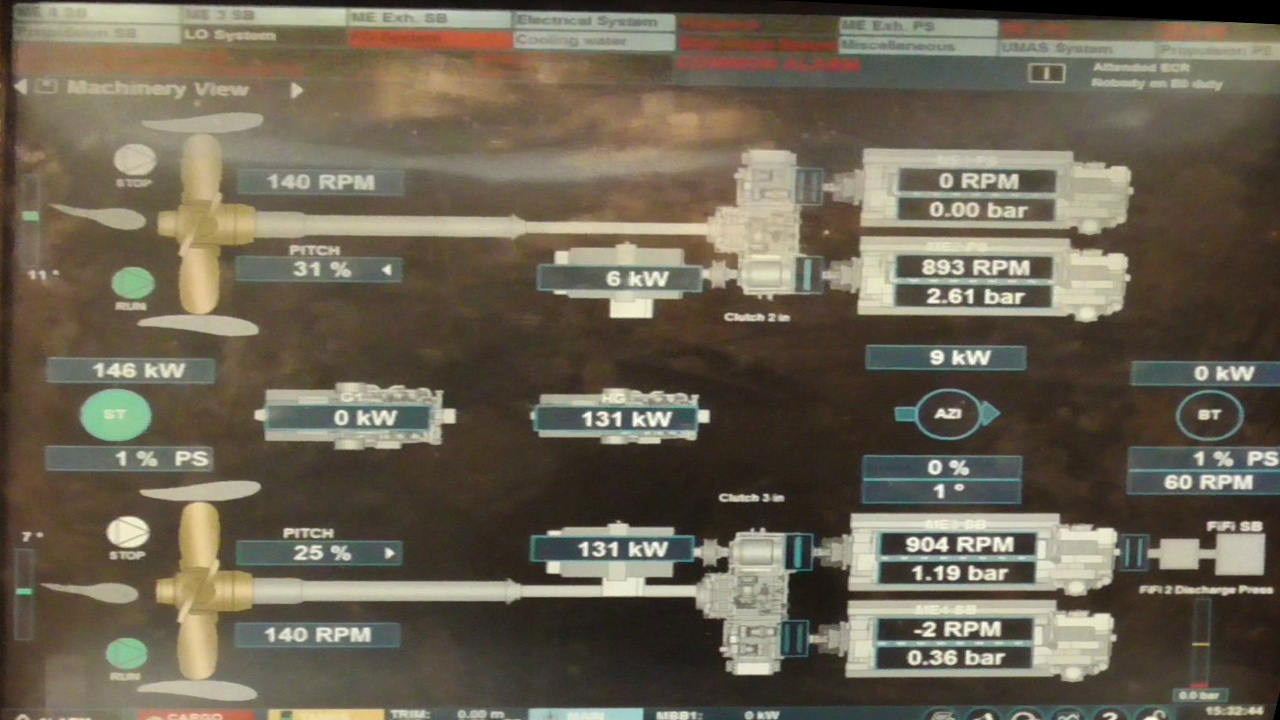
#> input picture Machinery/template.jpg, 1280 x 720 px, found by its file name
$ python matching.py
#> lines starting #> are read from the running program, lines starting #| are printed output that depends on the picture
import os
from itertools import combinations
import logging
import time
import pickle

import cv2
import numpy as np
from tqdm import tqdm
from scipy.spatial import distance
from scipy.spatial.distance import euclidean
from shapely.geometry import Polygon
import math
# import settings

AKAZE_THRESH = 1e-3 # AKAZE detection threshold set to locate about 1000 keypoints
AKAZE_NOCTAVELAYERS = 4
RANSAC_THRESH = 10 # RANSAC inlier threshold
NN_MATCH_RATIO = 0.8 # Nearest-neighbour matching ratio

class PlanarMatching:
    def __init__(self, first_img, second_img = None, mtc_feature="sift", is_need_homography=True):
        self.is_need_homography = is_need_homography

        #self.count_match = 0
        if mtc_feature == "akaze":
            self.detector = cv2.AKAZE_create()
            self.detector.setThreshold(AKAZE_THRESH)
            self.detector.setNOctaveLayers(AKAZE_NOCTAVELAYERS)
        else:
            self.detector = cv2.xfeatures2d.SIFT_create(2000)

        self.img_1 = first_img
        self.img_2 = second_img

        self.img_1 = self.resize_prop_rect(self.img_1)
        if len(self.img_1.shape) == 3:
            _, _, c = self.img_1.shape
            if c == 3:
                gray_1 = cv2.cvtColor(self.img_1, cv2.COLOR_BGR2GRAY)
            else:
                gray_1 = self.img_1
        else:
            gray_1 = self.img_1
        gray_1 = cv2.GaussianBlur(gray_1, (3, 3), 0)

        self.kps_1, self.features_1 = self.detector.detectAndCompute(gray_1, None)
        self.kps_1 = np.float32([kp.pt for kp in self.kps_1])
        self.img_1_w, self.img_1_h = self.img_1.shape[1], self.img_1.shape[0]

        if self.img_2 is not None:
            self.img_2 = self.resize_prop_rect(self.img_2)
            if len(self.img_2.shape) == 3:
                gray_2 = cv2.cvtColor(self.img_2, cv2.COLOR_BGR2GRAY)
            else:
                gray_2 = self.img_2
            self.kps_2, self.features_2 = self.detector.detectAndCompute(gray_2, None)
            self.kps_2 = np.float32([kp.pt for kp in self.kps_2])
            self.img_2_w, self.img_2_h = self.img_2.shape[1], self.img_2.shape[0]
        else:
            self.gray_2 = None

        self.corner_points_img_1 = np.array(
            [[(0, 0), (self.img_1.shape[1], 0), (self.img_1.shape[1], self.img_1.shape[0]), (0, self.img_1.shape[0])]],
            np.float32)
        self.transformed_corner_points = None
        self.status = None
        self.vis = None


    # [63 lines left out: function re_match_use_mser_image, not called in this run]


    def detectBinaryRegions(self, image):
        th2 = cv2.adaptiveThreshold(image,255,cv2.ADAPTIVE_THRESH_GAUSSIAN_C,cv2.THRESH_BINARY_INV,15,3)
        return th2

    # [82 lines left out: function mserDetector, not called in this run]

    @staticmethod
    def resize_prop_rect(src):
        MAX_SIZE = ( 720, 1280)

        xscale = MAX_SIZE[0] / src.shape[0]
        yscale = MAX_SIZE[1] / src.shape[1]
        scale = min(xscale, yscale)
        if scale > 1:
            return src
        dst = cv2.resize(src, None, None, scale, scale, cv2.INTER_LINEAR)
        return src
        # return dst

    # [40 lines left out: functions draw_matches_ransac, intersect, order_points, not called in this run]

    def find_matches(self, output_vis):
        t1 = time.time()

        matcher = cv2.DescriptorMatcher.create("BruteForce")
        #matcher = cv2.DescriptorMatcher.create("FlannBased")

        raw_matches = []
        try:
            raw_matches = matcher.knnMatch(np.asarray(self.features_1, np.float32), np.asarray(self.features_2, np.float32), 2)
        except Exception as e:
            print("raw_matches erro = ", e)

        matches = []

        for m in raw_matches:
            if len(m) == 2 and m[0].distance < m[1].distance * NN_MATCH_RATIO:
                matches.append((m[0].trainIdx, m[0].queryIdx))

        if len(matches) > 4:
            pts_1 = np.float32([self.kps_1[i] for (_, i) in matches])
            pts_2 = np.float32([self.kps_2[i] for (i, _) in matches])
            h_matrix, self.status = cv2.findHomography(pts_1, pts_2, cv2.RANSAC, RANSAC_THRESH)
        else:
            return None, None
        if h_matrix is None:
            return None , None
        self.transformed_corner_points = cv2.perspectiveTransform(self.corner_points_img_1, h_matrix)
        if output_vis:
            self.vis = self.draw_matches_ransac(self.img_1, self.img_2, self.kps_1, self.kps_2, matches, self.status,
                                             self.transformed_corner_points[0])
            # cv2.imwrite("debug/result" + str(self.count_match) + ".jpg" , self.vis)
            # self.count_match += 1

        return cv2.countNonZero(self.status), matches

    # [40 lines left out: functions is_ordered, is_convex, angle_of_3_points, angle_conditions, not called in this run]

    def is_image_relevant(self, img_2=None, output_vis=False):
        res_matches = False
        area_match = 0.0
        if img_2 is not None:
            self.img_2 = self.resize_prop_rect(img_2)
            if len(self.img_2.shape) == 3:
                gray_2 = cv2.cvtColor(self.img_2, cv2.COLOR_BGR2GRAY)
            else:
                gray_2 = self.img_2
            self.kps_2, self.features_2 = self.detector.detectAndCompute(gray_2, None)
            self.kps_2 = np.float32([kp.pt for kp in self.kps_2])
            self.img_2_w, self.img_2_h = self.img_2.shape[1], self.img_2.shape[0]

        res_matches, area_match, h_matrix =self.check_condition_relevant(output_vis=output_vis)

        return res_matches , area_match, h_matrix

    # [127 lines left out: functions is_descs_relevant, find_mask_keypoint, area_conditions, not called in this run]

    def check_condition_relevant(self, output_vis=False):
        area_match = 0
        res_matches = False
        h_matrix = None
        if not self.is_need_homography:
            res_matches = self.is_relevant(output_vis=output_vis)
        else:
            res_matches, area_match , h_matrix = self.is_relevant_homography(output_vis=output_vis)
        return  res_matches, area_match, h_matrix

    # [109 lines left out: functions getAreaMatching, is_relevant, not called in this run]


    def is_relevant_homography(self, output_vis=False):
        r , matches = self.find_matches(output_vis)
        h_matrix = None
        if self.transformed_corner_points is None or r is None:
            # print("None")
            return False, 0, h_matrix
        if r < 10:
            # print("< 15, r = ", r)
            return False, 0

        if not self.is_ordered() or not self.is_convex():
            # print("is_ordered or is_convex")
            return False, 0, h_matrix

        if not self.angle_conditions():
            # print("angle")
            return False, 0 , h_matrix


        # area = Polygon(self.transformed_corner_points[0]).area
        # area_ratio = area / (self.img_2_w * self.img_2_h)
        area_ratio =   self.getAreaMatching(self.kps_1 , self.kps_2, matches , self.status)

        rect = cv2.minAreaRect(self.transformed_corner_points)
        rotated_box = self.order_points(cv2.boxPoints(rect))

        side_length = [euclidean(rotated_box[0], rotated_box[1]), euclidean(rotated_box[0], rotated_box[-1])]
        side_length_ratio = max(side_length) / min(side_length)
        res_area , area_box1 ,area_box2 = self.area_conditions(self.kps_1 , self.kps_2, matches , self.status)
        area_ratio = max(area_box1 ,area_box2)
        # [8 lines of commented-out code are left out]
        res = area_ratio > 0.05 and side_length_ratio < 4 and res_area
        if res:
            pts_1 = np.float32([ self.kps_1 [i] for (_, i) in matches])
            pts_2 = np.float32([ self.kps_2 [i] for (i, _) in matches])
            h_matrix, _ = cv2.findHomography(pts_2, pts_1, cv2.RANSAC, RANSAC_THRESH)
        return res , area_ratio , h_matrix


import time
if __name__ == '__main__':
    # [4 lines of commented-out code are left out]

    img_a = cv2.imread("template.jpg")
#> img_a is the input picture: shape (720, 1280, 3); mean B, G, R 82.2, 98.1, 106.2
    # img_b = cv2.imread("/media/anlabadmin/big_volume/Lashinbang_data/Images_200_300/243/203510199243_L.jpg")
    img_b = cv2.imread("image1080.jpg")
    # print("image size " , img_a.shape, img_b.shape)
    t1 = time.time()
    M = PlanarMatching(img_a)
#> in __init__, `gray_1 = cv2.cvtColor(self.img_1, cv2.COLOR_BGR2GRAY)`:
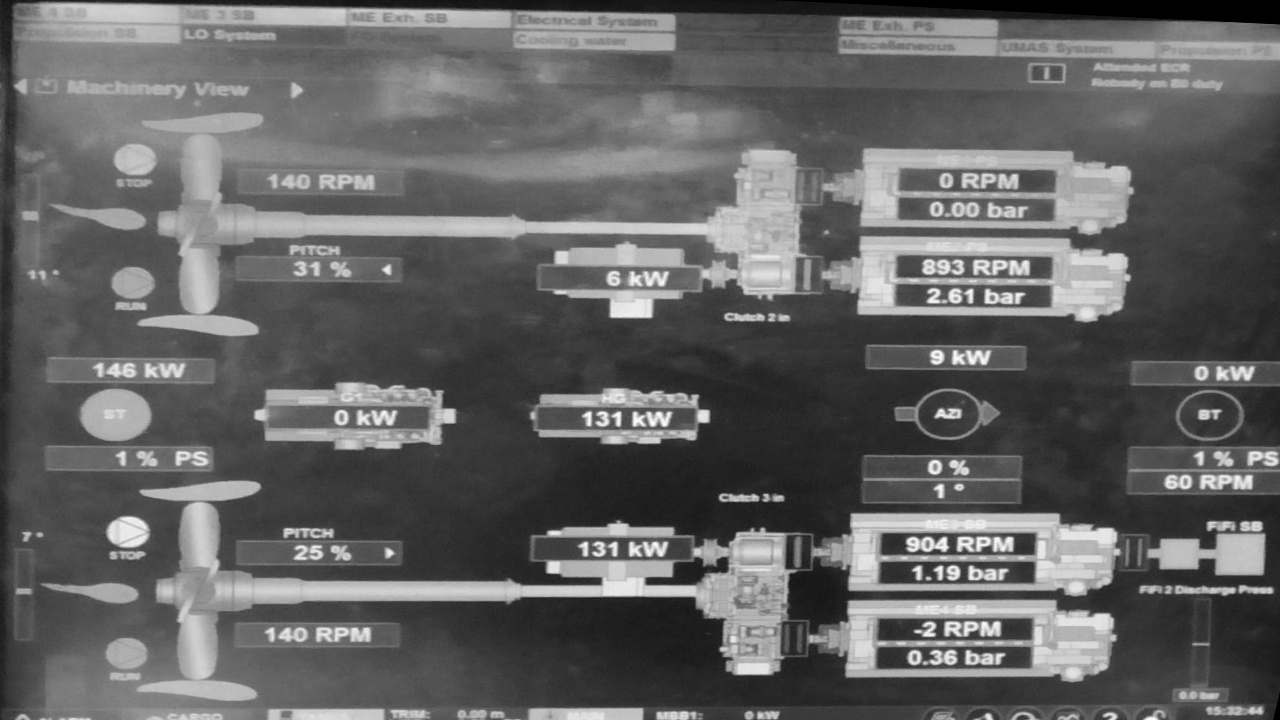
#> gray_1: shape (720, 1280); min 0, max 254, mean 98.7
#> in __init__, `self.kps_1, self.features_1 = self.detector.detectAndCompute(gray_1, N..`: self.kps_1 = 2000 keypoints; strongest (x, y, size): (703, 416, 8.7), (128, 533, 23.8), (553, 567, 9.3), (937, 357, 10)
#> in __init__, `self.kps_1 = np.float32([kp.pt for kp in self.kps_1])`: self.kps_1 = 2000 pairs, first value 9.65 to 1271.8, second value 4.83 to 717
    res, area, H = M.is_image_relevant(img_2=img_b,output_vis=False)
#> res = False; area = 0
    print("is relevant: ",  res, area, H )
#| is relevant:  False 0 None
#> (the run stopped early here; a loop or call above may not have finished)

$ run again, with Machinery/streight_new_frame.png saved as Machinery/template.jpg
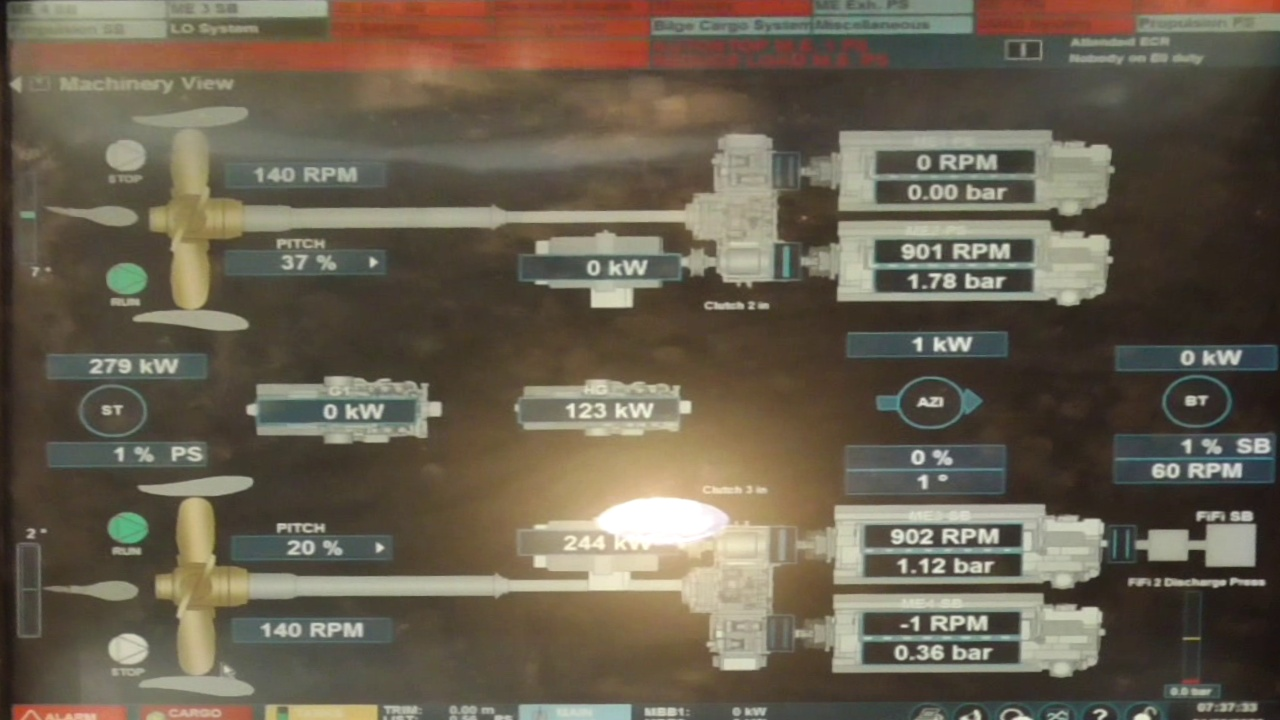
#> input picture Machinery/streight_new_frame.png, 1280 x 720 px, found by its file name
#> img_a is the input picture: shape (720, 1280, 3); mean B, G, R 79.2, 95.4, 104.5
#> in __init__, `gray_1 = cv2.cvtColor(self.img_1, cv2.COLOR_BGR2GRAY)`:
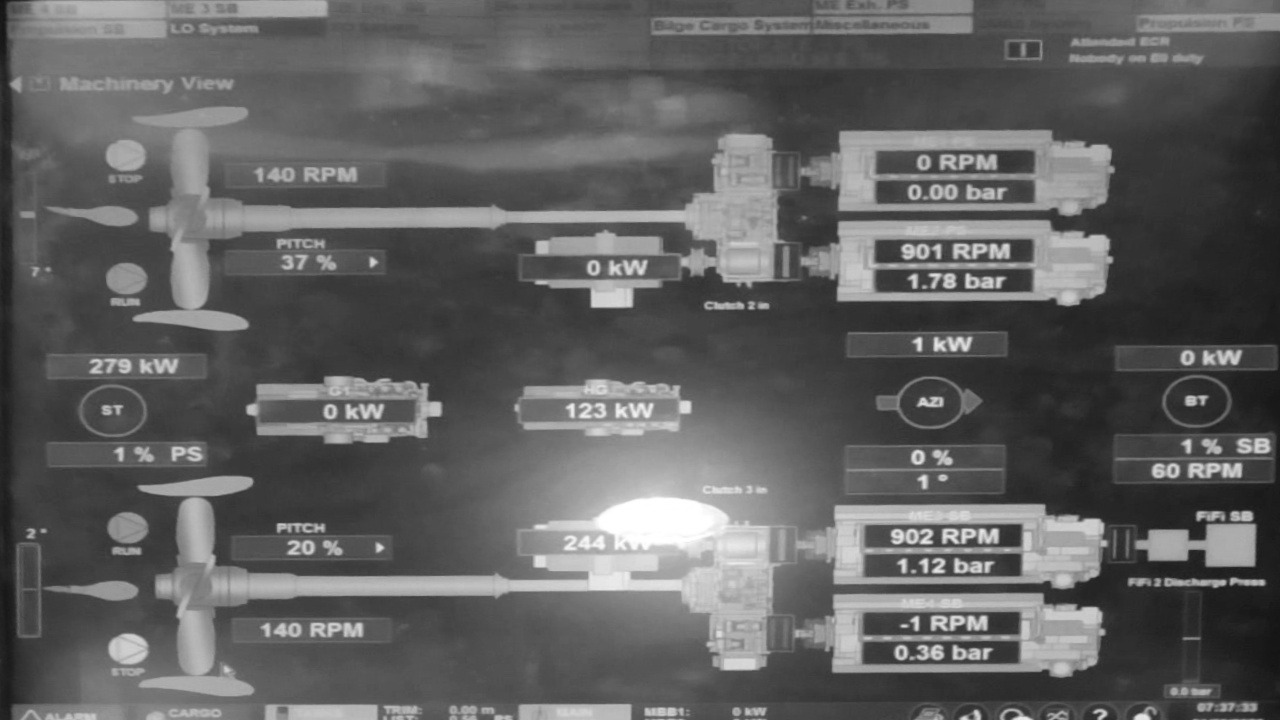
#> gray_1: shape (720, 1280); min 17, max 255, mean 96.3
#> in __init__, `self.kps_1, self.features_1 = self.detector.detectAndCompute(gray_1, N..`: self.kps_1 = 1939 keypoints; strongest (x, y, size): (1190, 401, 7.5), (1232, 542, 33.4), (1166, 544, 23.5), (918, 342, 6.4)
#> in __init__, `self.kps_1 = np.float32([kp.pt for kp in self.kps_1])`: self.kps_1 = 1939 pairs, first value 10.28 to 1274, second value 4.85 to 717.1
#> res = False; area = 0
#| is relevant:  False 0 None
